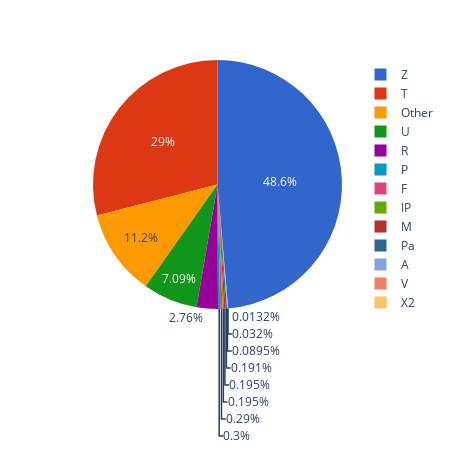

This figure's notebook cell:
### Code cell
fig = _plot_pie(image_by_type, 'count', 'map_type')
fig.write_html(op.join(fig_dir, "07_images_by_maptype.html"), full_html=True, include_plotlyjs=True)
fig.write_image(op.join(fig_dir, "07_images_by_maptype.png"), scale=6)
fig.show()

### Figure 1 — Plotly figure (JSON) as saved in the notebook; plotly's stock layout.template omitted (floating-point values rounded to 4 significant figures)
{"data": [{"domain": {"x": [0, 1], "y": [0, 1]}, "hovertemplate": "map_type=%{label}<br>count=%{value}<extra></extra>", "labels": ["A", "F", "IP", "M", "Other", "P", "Pa", "R", "T", "U", "V", "X2", "Z"], "legendgroup": "", "name": "", "showlegend": true, "type": "pie", "values": [176, 571, 383, 383, 22048, 591, 375, 5432, 57071, 13939, 63, 26, 95674]}], "layout": {"height": 450, "legend": {"tracegroupgap": 0}, "margin": {"t": 60}, "piecolorway": ["#3366CC", "#DC3912", "#FF9900", "#109618", "#990099", "#0099C6", "#DD4477", "#66AA00", "#B82E2E", "#316395"], "width": 450}}
